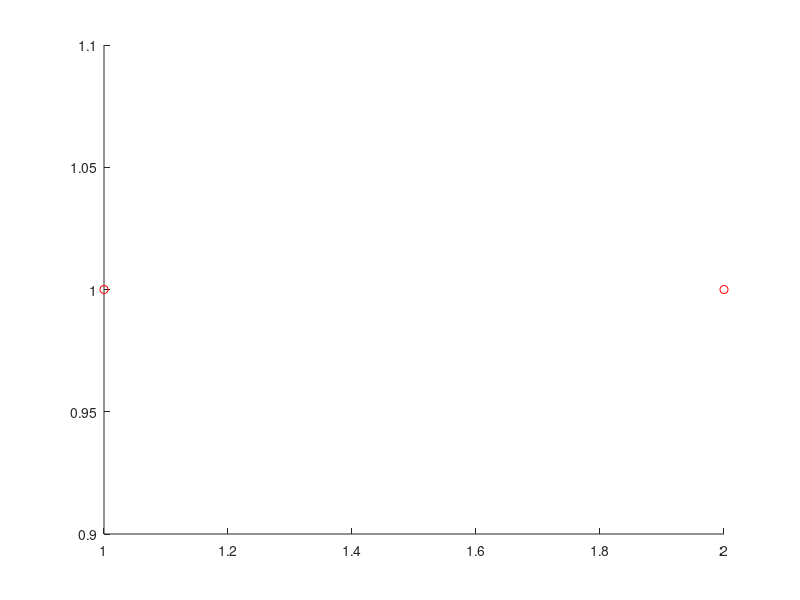

MATLAB code for this plot: (Note: this script raises an error after producing the figure.)
% Physical Modeling in MATLAB by Allen B. Downey
% Chapter 3:  Loops
% Script for Exercise 3.6

% Loop through a range from 1 to 20, use fibonacci2 to compute 
% Fibonacci numbers, and plots Fi for each i with a series of red circles. 

hold on

plot(1, 1, "ro"); % i = 1
plot(2, 1, "ro"); % i = 2
for i = 3:20
    n = i
    fibonacci2;
    plot(i, ans, "ro");
end

hold off